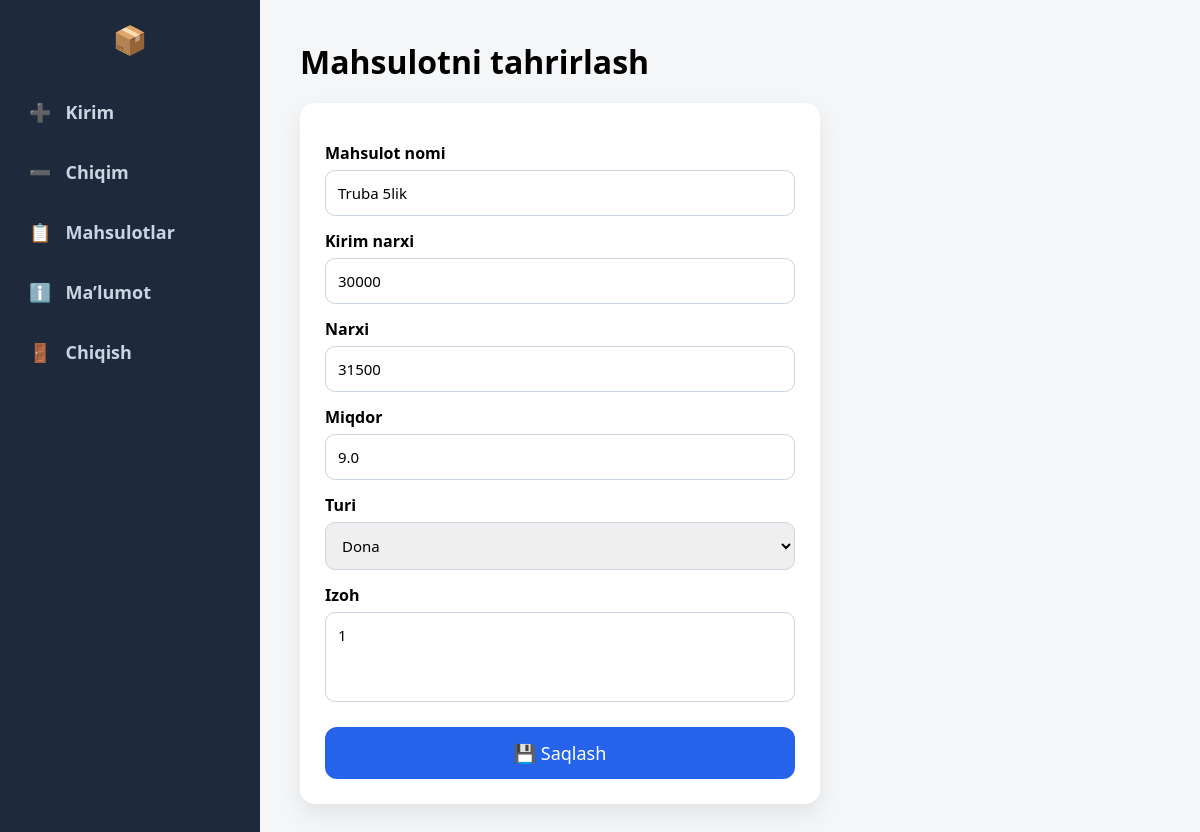
Page /product/45/ (signed in) on the committed database.
### lisa/models.py (models this page shows, shortened)
class Product(models.Model):
    uuid = models.UUIDField(default=uuid.uuid4, unique=True, editable=False)
    name = models.CharField(max_length=100)
    in_price = models.DecimalField(max_digits=10,decimal_places=0,default=0)
    price = models.DecimalField(max_digits=10,decimal_places=0,default=0)
    interest = models.IntegerField(default=0)
    quantity = models.FloatField(default=1)
    p_type = models.CharField(choices=p_type,default='dona',max_length=50)
    comment = models.TextField(null=True,blank=True)
    is_available = models.BooleanField(default=True)
    filial = models.ForeignKey(Filial,on_delete=models.CASCADE)
    created_at = models.DateField(auto_now_add=True)

### lisa/views.py (the view, shortened to what this page needs)
# urls.py: path('product/<int:id>/',views.ProductView.as_view(),name='product'),
class ProductView(LoginRequiredMixin,View):
    def get(self,request,id):
        product = Product.objects.get(id=id)
        form = ProductForm(instance=product)
        return render(request,'edit_product.html',{"product":product,"form":form})

### lisa/forms.py
class ProductForm(forms.ModelForm):
    class Meta:
        model = Product
        fields = ['name','price','quantity','comment','p_type','interest']

### lisa/templates/edit_product.html (shortened to what this page needs)
<!DOCTYPE html>
<html lang="uz">
<head>
</head>
<body>
<div class="app">
    {% include 'navbar.html' %}
    <main class="content">
        <h1>Mahsulotni tahrirlash</h1>
        <form method="post" class="edit-form">
            <label>Mahsulot nomi</label>
            <input type="text" name="name" value="{{ product.name }}" required>
            <label>Kirim narxi</label>
            <input type="number" name="in_price" value="{{ product.in_price }}" readonly>
            <label>Narxi</label>
            <input type="number" name="price" value="{{ product.price }}" required>
            <label>Miqdor</label>
            <input type="number" name="quantity" value="{{ product.quantity }}" required>
            <label>Turi</label>
            <select name="p_type" required>
                <option value="dona" {% if product.p_type == "dona" %}selected{% endif %}>Dona</option>
            </select>
            <label>Izoh</label>
            <textarea name="comment">{{ product.comment }}</textarea>
            <button type="submit">💾 Saqlash</button>
        </form>
    </main>
</div>
</body>
</html>

### lisa/templates/edit_product.html (style rules this page uses)
* { margin:0; padding:0; box-sizing:border-box; font-family:"Segoe UI",sans-serif; }
body { background:#f4f6f8 }
.app { display:flex; min-height:100vh; }
.content { flex:1; padding:40px; }
h1 { margin-bottom:20px; }
.edit-form { background:#fff; padding:25px; border-radius:15px; max-width:520px; box-shadow:0 10px 25px rgba(0,0,0,.08); }
.edit-form label { display:block; margin:14px 0 6px; font-weight:600; }
.edit-form input, .edit-form select, .edit-form textarea { width:100%; padding:12px; border-radius:10px; border:1.5px solid #cbd5e1; font-size:15px; }
.edit-form textarea { min-height:90px; resize:none; }
.edit-form button { margin-top:20px; padding:14px; width:100%; border:none; border-radius:12px; background:#2563eb; color:#fff; font-size:18px; cursor:pointer; transition:.2s; }

### rows in the picture
Product: name "Truba 5lik", in_price "30000", price "31500", quantity "9.0", p_type "Dona", comment "1"
